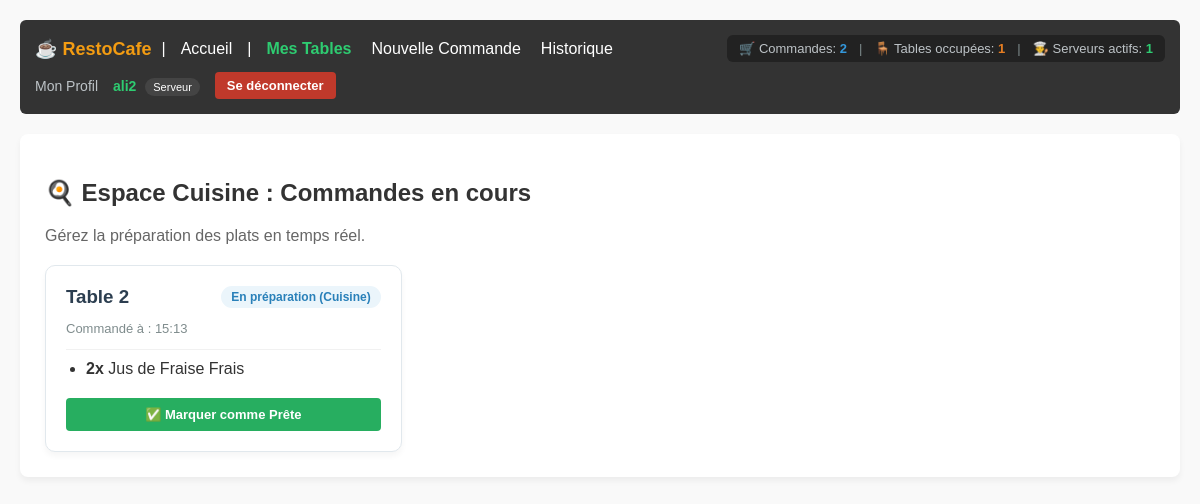
The app's page /commandes/cuisine/ (signed in), older data.
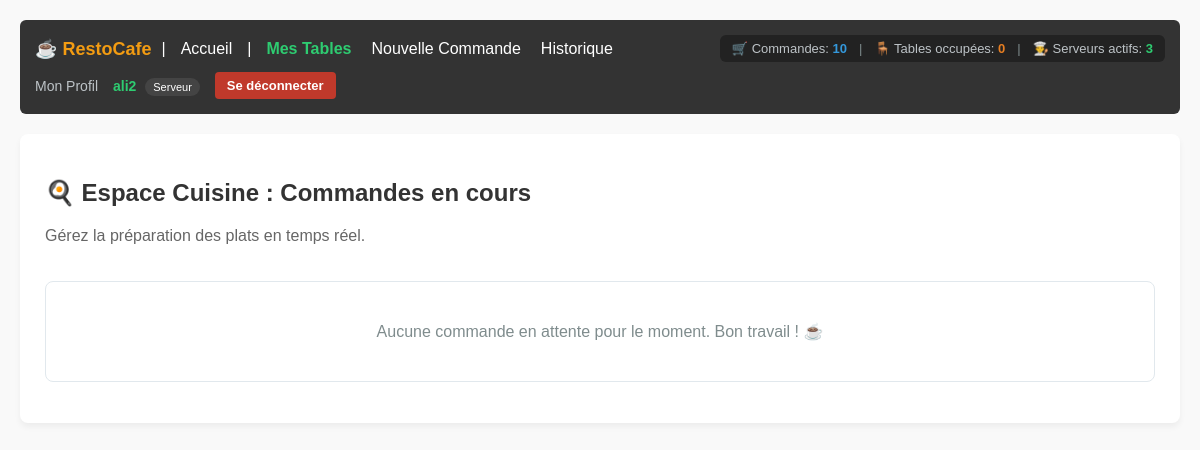
The same page, newer data.
### commandes/models.py (models this page shows, shortened)
class Commande(models.Model):
    STATUT_CHOICES = (
        ('en_attente', 'En attente (Confirmée par serveur)'),
        ('en_preparation', 'En préparation (Cuisine)'),
        ('prete', 'Prête à servir'),
        ('servie', 'Servie à la table'),
        ('annulee', 'Annulée'),
        ('payee', 'Payée & Clôturée'),
    )
    table = models.ForeignKey(
        Table, on_delete=models.CASCADE, related_name='commandes'
    )
    serveur = models.ForeignKey(
        settings.AUTH_USER_MODEL,
        on_delete=models.SET_NULL,
        null=True,
        blank=True,
        related_name='commandes_gerees',
    )
    statut = models.CharField(
        max_length=20, choices=STATUT_CHOICES, default='en_attente'
    )
    date_creation = models.DateTimeField(auto_now_add=True)

class LigneCommande(models.Model):
    commande = models.ForeignKey(
        Commande, on_delete=models.CASCADE, related_name='lignes'
    )
    plat = models.ForeignKey(Plat, on_delete=models.CASCADE)
    quantite = models.PositiveIntegerField(default=1)

### tables/models.py (models this page shows, shortened)
class Table(models.Model):
  numero = models.IntegerField(unique=True)
  serveur = models.ForeignKey(
      settings.AUTH_USER_MODEL,
      on_delete=models.SET_NULL,
      null=True,
      blank=True,
      limit_choices_to={'role': 'serveur'},
      related_name='tables',
  )
  token_qr = models.UUIDField(default=uuid.uuid4, editable=False, unique=True)
  is_active = models.BooleanField(default=True)

### menu/models.py (models this page shows, shortened)
class Plat(models.Model):
    categorie = models.ForeignKey(
        Categorie, on_delete=models.CASCADE, related_name='plats'
    )
    nom = models.CharField(max_length=150)
    description = models.TextField(blank=True, null=True)
    prix = models.DecimalField(max_digits=6, decimal_places=2)
    disponible_du_jour = models.BooleanField(default=True)
    is_active = models.BooleanField(default=True)
    image = models.ImageField(upload_to='plats/', blank=True, null=True)

### commandes/views.py (the view)
# urls.py: path('cuisine/', cuisine_dashboard, name='cuisine_dashboard'),
@login_required
def cuisine_dashboard(request):
    commandes = Commande.objects.filter(
        statut__in=['en_attente', 'en_preparation']).order_by('date_creation')
    return render(request, 'commandes/cuisine_dashboard.html', {'commandes': commandes})

### accounts/context_processors.py (called while the page is built)
def restaurant_stats(request):
    if not request.user.is_authenticated:
        return {}
    total_commandes = Commande.objects.count()
    tables_occupees = Table.objects.filter(
        commandes__statut__in=['en_attente', 'en_preparation', 'prete']
    ).distinct().count()
    serveurs_actifs = User.objects.filter(
        role='serveur',
        commandes_gerees__isnull=False
    ).distinct().count()
    serveurs_stats = User.objects.filter(role='serveur').prefetch_related('commandes_gerees')
    return {
        'stat_commandes': total_commandes,
        'stat_tables_occupees': tables_occupees,
        'stat_serveurs': serveurs_actifs,
        'serveurs_stats': serveurs_stats,
    }

### commandes/templates/commandes/cuisine_dashboard.html (shortened to what this page needs)
{% extends 'base.html' %}
{% block content %}
    <h2>🍳 Espace Cuisine : Commandes en cours</h2>
    <p style="color: #666;">Gérez la préparation des plats en temps réel.</p>
    <div style="display: grid; grid-template-columns: repeat(auto-fill, minmax(300px, 1fr)); gap: 20px; margin-top: 20px;">
        {% for cmd in commandes %}
            <div style="background: #ffffff; border: 1px solid #e1e8ed; border-radius: 10px; padding: 20px; box-shadow: 0 4px 6px rgba(0,0,0,0.04);">
                <div style="display: flex; justify-content: space-between; align-items: center; margin-bottom: 10px;">
                    <h3 style="margin: 0; color: #2c3e50;">Table {{ cmd.table.numero }}</h3>
                    <span style="background: {% if cmd.statut == 'en_attente' %}#fcf3cf{% else %}#ebf5fb{% endif %}; color: {% if cmd.statut == 'en_attente' %}#d68910{% else %}#2980b9{% endif %}; padding: 4px 10px; border-radius: 12px; font-size: 12px; font-weight: bold;">
                        {{ cmd.get_statut_display }}
                    </span>
                </div>
                <p style="color: #7f8c8d; font-size: 13px;">Commandé à : {{ cmd.date_creation|date:"H:i" }}</p>
                <hr style="border: 0; border-top: 1px solid #f1f1f1; margin: 10px 0;">
                <ul style="padding-left: 20px; margin: 10px 0; color: #333;">
                    {% for ligne in cmd.lignes.all %}
                        <li style="margin-bottom: 4px;"><strong>{{ ligne.quantite }}x</strong> {{ ligne.plat.nom }}</li>
                    {% empty %}
                        <li>Aucun plat associé.</li>
                    {% endfor %}
                </ul>
                <div style="margin-top: 20px;">
                    {% if cmd.statut == 'en_attente' %}
                        <a href="{% url 'commandes:update_status' cmd.pk 'en_preparation' %}" style="display: block; text-align: center; padding: 9px; background: #d68910; color: white; text-decoration: none; border-radius: 4px; font-size: 13px; font-weight: bold;">
                            🍳 Commencer la préparation
                        </a>
                    {% else %}
                        <a href="{% url 'commandes:update_status' cmd.pk 'prete' %}" style="display: block; text-align: center; padding: 9px; background: #27ae60; color: white; text-decoration: none; border-radius: 4px; font-size: 13px; font-weight: bold;">
                            ✅ Marquer comme Prête
                        </a>
                    {% endif %}
                </div>
            </div>
        {% empty %}
            <p style="grid-column: 1 / -1; text-align: center; color: #7f8c8d; padding: 40px; background: #fff; border-radius: 8px; border: 1px solid #e1e8ed;">
                Aucune commande en attente pour le moment. Bon travail ! ☕
            </p>
        {% endfor %}
    </div>
{% endblock %}

### templates/navbar.html (shortened to what this page needs)
<nav style="background: #333; color: #fff; padding: 15px; margin-bottom: 20px; border-radius: 6px; display: flex; justify-content: space-between; align-items: center; flex-wrap: wrap; gap: 10px;">
    <div style="display: flex; align-items: center; gap: 10px; flex-wrap: wrap;">
        <strong style="font-size: 18px; color: #f39c12;">☕ RestoCafe</strong> |
        <a href="{% url 'accounts:home' %}" style="color: #fff; text-decoration: none; margin: 0 5px;">Accueil</a>
        {% if user.is_authenticated %}
            |
            {% if user.role == 'admin' or user.is_superuser %}
                <a href="{% url 'accounts:admin_dashboard' %}" style="color: #3498db; text-decoration: none; margin: 0 5px; font-weight: bold;">Dashboard Admin</a>
                <a href="{% url 'accounts:user_list' %}" style="color: #fff; text-decoration: none; margin: 0 5px;">Utilisateurs</a>
                <a href="{% url 'tables:table_list' %}" style="color: #fff; text-decoration: none; margin: 0 5px;">Tables</a>
                <a href="{% url 'commandes:commande_list' %}" style="color: #fff; text-decoration: none; margin: 0 5px;">Commandes</a>
            {% elif user.role == 'serveur' %}
                <a href="{% url 'tables:serveur_dashboard' %}" style="color: #2ecc71; text-decoration: none; margin: 0 5px; font-weight: bold;">Mes Tables</a>
                <a href="{% url 'commandes:commande_add' %}" style="color: #fff; text-decoration: none; margin: 0 5px;">Nouvelle Commande</a>
                <a href="{% url 'commandes:commande_list' %}" style="color: #fff; text-decoration: none; margin: 0 5px;">Historique</a>
            {% elif user.role == 'cuisine' %}
                <a href="{% url 'commandes:cuisine_dashboard' %}" style="color: #f39c12; text-decoration: none; margin: 0 5px; font-weight: bold;">Dashboard Cuisine</a>
            {% endif %}
        {% endif %}
    </div>
    {% if user.is_authenticated %}
        <div style="display: flex; align-items: center; gap: 12px; background: #222; padding: 6px 12px; border-radius: 6px; font-size: 13px;">
            <span style="color: #bdc3c7;" title="Commandes totales">
                🛒 Commandes: <strong style="color: #3498db;">{{ stat_commandes|default:0 }}</strong>
            </span>
            <span style="color: #7f8c8d;">|</span>
            <span style="color: #bdc3c7;" title="Tables occupées">
                🪑 Tables occupées: <strong style="color: #e67e22;">{{ stat_tables_occupees|default:0 }}</strong>
            </span>
            <span style="color: #7f8c8d;">|</span>
            <span style="color: #bdc3c7;" title="Serveurs actifs">
                👨‍🍳 Serveurs actifs: <strong style="color: #2ecc71;">{{ stat_serveurs|default:0 }}</strong>
            </span>
        </div>
    {% endif %}
    <div style="display: flex; align-items: center; gap: 15px;">
        {% if user.is_authenticated %}
            <a href="{% url 'accounts:profile' %}" style="color: #bdc3c7; text-decoration: none; font-size: 14px;">Mon Profil</a>
            <span style="color: #2ecc71; font-size: 14px;">
                <strong>{{ user.username }}</strong>
                <span style="background: #444; color: #fff; padding: 3px 8px; border-radius: 10px; font-size: 11px; margin-left: 5px;">{{ user.get_role_display|default:user.role }}</span>
            </span>
            <form action="{% url 'accounts:logout' %}" method="post" style="display: inline; margin: 0;">
                <button type="submit" style="background: #c0392b; color: white; border: none; padding: 6px 12px; border-radius: 4px; cursor: pointer; font-size: 13px; font-weight: bold;">Se déconnecter</button>
            </form>
        {% else %}
            <span style="color: #e74c3c; font-size: 14px;">Non connecté</span>
            <a href="{% url 'accounts:login' %}" style="color: #fff; text-decoration: none; padding: 6px 12px; background: #2980b9; border-radius: 4px; font-size: 13px; font-weight: bold;">Connexion</a>
        {% endif %}
    </div>
</nav>

Row changes from the older to the newer data that the page shows:
no longer on this page (row edited): Commande: table.numero "2", statut "En préparation (Cuisine)", date_creation "15:13", shows "✅ Marquer comme Prête"
no longer on this page (row unchanged): LigneCommande: quantite "2", plat.nom "Jus de Fraise Frais"
Text that changed along with them:
{{ stat_commandes|default:0 }}: "2" → "10"
{{ stat_tables_occupees|default:0 }}: "1" → "0"
{{ stat_serveurs|default:0 }}: "1" → "3"
text now shown: "Aucune commande en attente pour le moment. Bon travail ! ☕"
